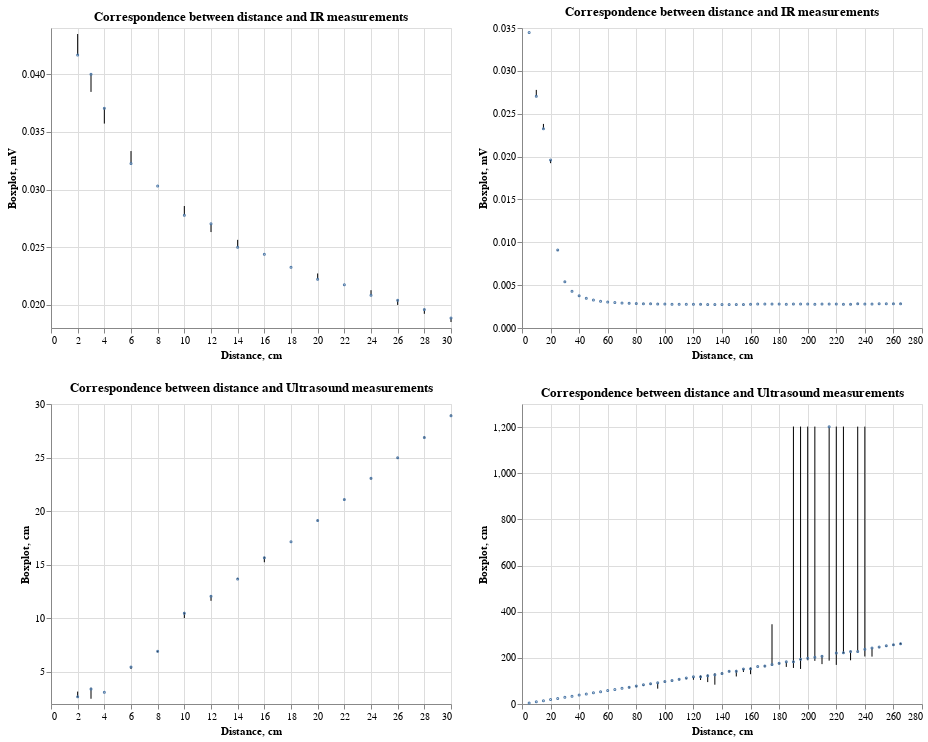

Source (notebook cell):
### Code cell
(
    (visualize_results(df_1, 'IR') | visualize_results(df_2, 'IR'))
    &
    (visualize_results(df_1, 'Ultrasound') | visualize_results(df_2, 'Ultrasound'))
)

### Figure 1 — Vega-Lite specification as saved in the notebook (floating-point values rounded to 4 significant figures; data arrays with more than 128 entries replaced by an {"elided": "..."} marker saying what was removed)
{"config": {"view": {"continuousWidth": 400, "continuousHeight": 300}}, "vconcat": [{"hconcat": [{"layer": [{"mark": "rule", "encoding": {"tooltip": [{"field": "dist", "type": "quantitative"}, {"aggregate": "min", "field": "IR", "type": "quantitative"}, {"aggregate": "max", "field": "IR", "type": "quantitative"}], "x": {"field": "dist", "title": "Distance, cm", "type": "quantitative"}, "y": {"aggregate": "min", "field": "IR", "scale": {"zero": false}, "title": "Boxplot, mV", "type": "quantitative"}, "y2": {"aggregate": "max", "field": "IR"}}}, {"mark": {"type": "point", "size": 1}, "encoding": {"tooltip": [{"field": "dist", "type": "quantitative"}, {"aggregate": "min", "field": "IR", "type": "quantitative"}, {"aggregate": "max", "field": "IR", "type": "quantitative"}], "x": {"field": "dist", "type": "quantitative"}, "y": {"aggregate": "median", "field": "IR", "type": "quantitative"}}}], "data": {"name": "data-c3bf62d3936bc4023b6a5afe4972e0f1"}, "title": "Correspondence between distance and IR measurements"}, {"layer": [{"mark": "rule", "encoding": {"tooltip": [{"field": "dist", "type": "quantitative"}, {"aggregate": "min", "field": "IR", "type": "quantitative"}, {"aggregate": "max", "field": "IR", "type": "quantitative"}], "x": {"field": "dist", "title": "Distance, cm", "type": "quantitative"}, "y": {"aggregate": "min", "field": "IR", "scale": {"zero": false}, "title": "Boxplot, mV", "type": "quantitative"}, "y2": {"aggregate": "max", "field": "IR"}}}, {"mark": {"type": "point", "size": 1}, "encoding": {"tooltip": [{"field": "dist", "type": "quantitative"}, {"aggregate": "min", "field": "IR", "type": "quantitative"}, {"aggregate": "max", "field": "IR", "type": "quantitative"}], "x": {"field": "dist", "type": "quantitative"}, "y": {"aggregate": "median", "field": "IR", "type": "quantitative"}}}], "data": {"name": "data-69b5993a4b6fabb2bfe68ec276f58ff2"}, "title": "Correspondence between distance and IR measurements"}]}, {"hconcat": [{"layer": [{"mark": "rule", "encoding": {"tooltip": [{"field": "dist", "type": "quantitative"}, {"aggregate": "min", "field": "Ultrasound", "type": "quantitative"}, {"aggregate": "max", "field": "Ultrasound", "type": "quantitative"}], "x": {"field": "dist", "title": "Distance, cm", "type": "quantitative"}, "y": {"aggregate": "min", "field": "Ultrasound", "scale": {"zero": false}, "title": "Boxplot, cm", "type": "quantitative"}, "y2": {"aggregate": "max", "field": "Ultrasound"}}}, {"mark": {"type": "point", "size": 1}, "encoding": {"tooltip": [{"field": "dist", "type": "quantitative"}, {"aggregate": "min", "field": "Ultrasound", "type": "quantitative"}, {"aggregate": "max", "field": "Ultrasound", "type": "quantitative"}], "x": {"field": "dist", "type": "quantitative"}, "y": {"aggregate": "median", "field": "Ultrasound", "type": "quantitative"}}}], "data": {"name": "data-c3bf62d3936bc4023b6a5afe4972e0f1"}, "title": "Correspondence between distance and Ultrasound measurements"}, {"layer": [{"mark": "rule", "encoding": {"tooltip": [{"field": "dist", "type": "quantitative"}, {"aggregate": "min", "field": "Ultrasound", "type": "quantitative"}, {"aggregate": "max", "field": "Ultrasound", "type": "quantitative"}], "x": {"field": "dist", "title": "Distance, cm", "type": "quantitative"}, "y": {"aggregate": "min", "field": "Ultrasound", "scale": {"zero": false}, "title": "Boxplot, cm", "type": "quantitative"}, "y2": {"aggregate": "max", "field": "Ultrasound"}}}, {"mark": {"type": "point", "size": 1}, "encoding": {"tooltip": [{"field": "dist", "type": "quantitative"}, {"aggregate": "min", "field": "Ultrasound", "type": "quantitative"}, {"aggregate": "max", "field": "Ultrasound", "type": "quantitative"}], "x": {"field": "dist", "type": "quantitative"}, "y": {"aggregate": "median", "field": "Ultrasound", "type": "quantitative"}}}], "data": {"name": "data-69b5993a4b6fabb2bfe68ec276f58ff2"}, "title": "Correspondence between distance and Ultrasound measurements"}]}], "$schema": "https://vega.github.io/schema/vega-lite/v4.17.0.json", "datasets": {"data-c3bf62d3936bc4023b6a5afe4972e0f1": {"elided": "320 records"}, "data-69b5993a4b6fabb2bfe68ec276f58ff2": {"elided": "2016 records"}}}
